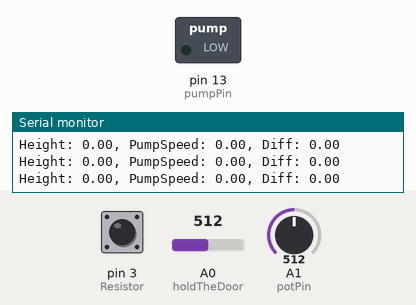
Simulated run of this sketch. Board: Arduino Uno, built with avr-gcc and run on an emulated ATmega328P. Parts: switched loads named in the sketch (green lamp = pin HIGH), the last lines printed to the serial monitor. Inputs (shaded band) come from the test bench; at power-on: pin 3 (Resistor) HIGH, A0 (holdTheDoor) = 512, A1 (potPin) = 512.

Above: at 0.8 s.
0.9 s: pin 3 (Resistor) pulled LOW for 1 s
At 3.1 s:
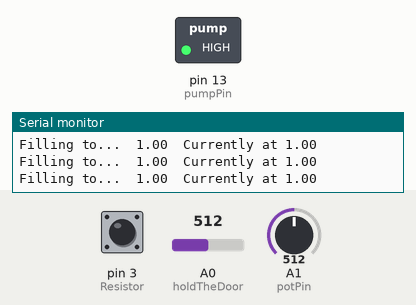
3.4 s: A0 (holdTheDoor) set to 3
5.1 s: A0 (holdTheDoor) set to 0
At 5.7 s:
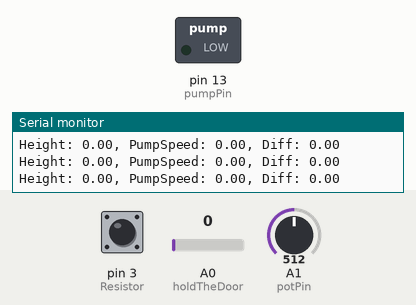
Timing chart, 0 to 8.1 s (numbered marks = the images above; inputs shaded):
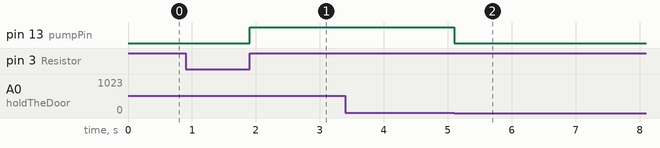

The sketch:

AGatesLab5.ino
```cpp
#include <SoftwareSerial.h>
#include <PID_v1.h>

double sensorVal[] = {0, 0, 0};
double DIAM = 2;  //inches
int potPin = A1;
int pumpPin = 13;
int Resistor = 3;
int fulidRisitance = 0;
int caliButton = 3;
const int SIZE = 20;
double myArray[SIZE][SIZE];
int TOP;
double Area = 0;
double highSide;
double lowSide;
double level = 0;
int pumpSpeed = 0;

PID myPID(&sensorVal[0], &sensorVal[1], &level, 1.3, .5, 0, DIRECT);

void setup()
{
  myPID.SetMode(AUTOMATIC);
  //desired fequency is 10 Hz prescaler as 1024
  //[16,000,000 / (prescaler * 10) ] -1 = 1561.5
  //set timer1 interrupt at 1Hz
  TCCR1A = 0;// set entire TCCR1A register to 0
  TCCR1B = 0;// same for TCCR1B
  TCNT1  = 0;//initialize counter value to 0
  // set compare match register for 1hz increments
  OCR1A = 1562;// = (16*10^6) / (1*1024) - 1 (must be <65536)
  // turn on CTC mode
  TCCR1B |= (1 << WGM12);
  // Set CS10 and CS12 bits for 1024 prescaler
  TCCR1B |= (1 << CS12) | (1 << CS10);
  // enable timer compare interrupt
  TIMSK1 |= (1 << OCIE1A);


  pinMode(pumpPin, OUTPUT);
  pinMode(Resistor, OUTPUT);
  pinMode(caliButton, INPUT_PULLUP);
  Serial.begin(115200);

  calibrateHeight();
  findArea();
  findR();
  // findPk();
  holdTheDoor();

  sei();//allow interrupts
}

ISR(TIMER1_COMPA_vect) {
  //generates pulse wave of frequency 10Hz = 0.1kHz
  Serial.print("Height: ");
  Serial.print(sensorVal[0]); //height
  Serial.print(", PumpSpeed: ");
  Serial.print(sensorVal[1]);   //pumpspeed
  Serial.print(", Diff: ");
  Serial.println(sensorVal[2]); //Difference
}

void calibrateHeight() {
  int pumpSpeed;
  Serial.println("Hit the button at 2inches ");
  while (digitalRead(caliButton) != LOW) {
    pumpSpeed = map(analogRead(potPin), 0, 1024, 0 , 255);
    analogWrite(pumpPin, pumpSpeed);
    delay(50);
  }
  lowSide = analogRead(A0);
  delay(500);
  Serial.println("Hit the button at 10inches ");
  while (digitalRead(caliButton) != LOW) {
    pumpSpeed = map(analogRead(potPin), 0, 1024, 0 , 255);
    analogWrite(pumpPin, pumpSpeed);
    delay(50);
  }
  highSide = analogRead(A0);
  delay(500);
  Serial.println("Boom! Calibrated!");
  TOP = highSide;
  pumpSpeed = 0;
  analogWrite(pumpPin, pumpSpeed);
}

void findArea() {
  Area = ((DIAM / 2.0) * 3.1416);
  Serial.print("Area is: ");
  Serial.println(Area);
}


void holdTheDoor() {

  fillTo(analogRead(potPin));
  pumpSpeed = 20;
  analogWrite(pumpPin, pumpSpeed);
  while (digitalRead(caliButton) != LOW) {
    int diff = analogRead(A0) - (TOP - 5);
    if (diff > 0) {
      //pumpSpeed += diff;
      if ((pumpSpeed + diff) > 255) pumpSpeed = 255;
      else pumpSpeed += diff;
      myPID.Compute();
      analogWrite(pumpPin, pumpSpeed);
      //      Serial.print("pumpSpeed^^^^^: "); Serial.print(pumpSpeed);
      //      Serial.print("   Diff "); Serial.println(diff);
    } else {
      if ((pumpSpeed + diff) < 0) pumpSpeed = 0;
      else pumpSpeed += diff;
      analogWrite(pumpPin, pumpSpeed);
      //      Serial.print("pumpSpeed|||||: "); Serial.print(pumpSpeed);
      //      Serial.print("   Diff "); Serial.println(diff);
    }
    sensorVal[0] = analogRead(A0);
    sensorVal[1] = pumpSpeed;
    sensorVal[2] = diff;
  }
}

void fillTo(double level) {
  int pumpSpeed;
  double currLevel;
  level = map(level, lowSide, highSide, 2.00, 10.00);
  pumpSpeed = map(analogRead(potPin), 0, 1024, 0 , 255);
  while (analogRead(A0) > level) {
    analogWrite(pumpPin, 255);
    currLevel = map(analogRead(A0), lowSide, highSide, 2.00, 10.00);
    Serial.print("Filling to...  ");Serial.print(level);
    Serial.print("  Currently at ");Serial.println(currLevel);
  }
  analogWrite(pumpPin, 0);
}

void findR() {
  fillTo(TOP);  //10inches hopefully
  double currH = map(analogRead(A0), lowSide, highSide, 2.00, 10.00);
  double initial = millis();
  double timeT;
  while (analogRead(A0) < 500) {
    timeT = millis() - initial;
    Serial.print("h: "); Serial.print(currH);
    Serial.print(", t: "); Serial.println(timeT);
    delay(750);
  }
  //  printArray()
  double fulidRisitance;
}

void loop()
{
  while (digitalRead(caliButton) != LOW) {
    int temp = analogRead(A0);
    Serial.print("IN LOOP!  Height: "); Serial.println(temp);
  }
}
```

Measured:
- the behaviour switches between 2 and 1 on A0 (holdTheDoor) (found by bisection; images 1 and 2)
- after the input at 0.9 s, pin 13 (pumpPin): LOW → HIGH after 1.0 s
- after the input at 5.1 s, pin 13 (pumpPin): HIGH → LOW at once
